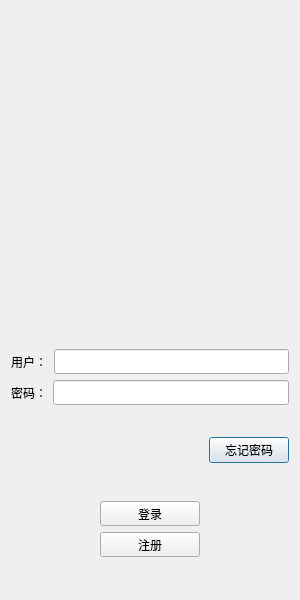
<?xml version="1.0" encoding="UTF-8"?>
<ui version="4.0">
 <class>LoginDialog</class>
 <widget class="QDialog" name="LoginDialog">
  <property name="geometry">
    <rect>
     <x>0</x>
     <y>0</y>
     <width>300</width>
     <height>600</height>
    </rect>
  </property>
  <property name="minimumSize">
   <size>
     <width>300</width>
     <height>600</height>
   </size>
  </property>
  <property name="maximumSize">
   <size>
     <width>499</width>
     <height>759</height>
   </size>
  </property>
  <property name="windowTitle">
   <string>Dialog</string>
  </property>
   <layout class="QVBoxLayout" name="verticalLayout_2">
   <item>
    <layout class="QHBoxLayout" name="horizontalLayout_2">
     <item>
      <widget class="QLabel" name="icon_label">
       <property name="minimumSize">
        <size>
         <width>0</width>
          <height>300</height>
        </size>
       </property>
       <property name="maximumSize">
        <size>
         <width>16777215</width>
          <height>300</height>
        </size>
       </property>
       <property name="text">
        <string/>
       </property>
       <property name="pixmap">
        <pixmap resource="res.qrc">:/icon/use.ico</pixmap>
      </property>
      <property name="scaledContents">
       <bool>true</bool>
      </property>
       <property name="alignment">
        <set>Qt::AlignmentFlag::AlignCenter</set>
       </property>
      </widget>
     </item>
    </layout>
   </item>
   <item>
    <spacer name="verticalSpacer_3">
     <property name="orientation">
      <enum>Qt::Orientation::Vertical</enum>
     </property>
     <property name="sizeHint" stdset="0">
       <size>
        <width>20</width>
        <height>40</height>
       </size>
     </property>
    </spacer>
   </item>
   <item>
    <layout class="QHBoxLayout" name="horizontalLayout">
     <property name="spacing">
      <number>7</number>
     </property>
     <item>
      <widget class="QLabel" name="user_label">
       <property name="text">
         <string>用户：</string>
       </property>
      </widget>
     </item>
     <item>
      <widget class="QLineEdit" name="user_edit">
       <property name="minimumSize">
        <size>
          <width>0</width>
          <height>25</height>
        </size>
       </property>
       <property name="maximumSize">
        <size>
          <width>16777215</width>
          <height>25</height>
        </size>
       </property>
       </widget>
     </item>
    </layout>
   </item>
   <item>
    <layout class="QHBoxLayout" name="horizontalLayout_3">
     <item>
      <widget class="QLabel" name="pass_label">
       <property name="text">
         <string>密码：</string>
       </property>
      </widget>
     </item>
     <item>
      <widget class="QLineEdit" name="pass_edit">
       <property name="minimumSize">
        <size>
          <width>0</width>
          <height>25</height>
        </size>
       </property>
       <property name="maximumSize">
        <size>
          <width>16777215</width>
          <height>25</height>
        </size>
       </property>
       </widget>
     </item>
    </layout>
   </item>
   <item>
    <widget class="QLabel" name="error_label">
     <property name="minimumSize">
      <size>
       <width>0</width>
       <height>20</height>
      </size>
     </property>
     <property name="text">
      <string/>
     </property>
     <property name="alignment">
      <set>Qt::AlignmentFlag::AlignCenter</set>
     </property>
    </widget>
   </item>
   <item>
    <layout class="QHBoxLayout" name="horizontalLayout_4">
     <item>
      <spacer name="horizontalSpacer">
       <property name="orientation">
        <enum>Qt::Orientation::Horizontal</enum>
       </property>
       <property name="sizeHint" stdset="0">
        <size>
          <width>40</width>
          <height>20</height>
        </size>
       </property>
      </spacer>
     </item>
     <item>
      <widget class="QPushButton" name="forget_btn">
       <property name="text">
        <string>忘记密码</string>
       </property>
      </widget>
     </item>
    </layout>
   </item>
   <item>
    <spacer name="verticalSpacer">
     <property name="orientation">
      <enum>Qt::Orientation::Vertical</enum>
     </property>
     <property name="sizeHint" stdset="0">
      <size>
       <width>20</width>
        <height>40</height>
      </size>
     </property>
    </spacer>
   </item>
   <item>
    <layout class="QHBoxLayout" name="horizontalLayout_6">
     <item>
      <spacer name="horizontalSpacer_2">
       <property name="orientation">
        <enum>Qt::Orientation::Horizontal</enum>
       </property>
       <property name="sizeHint" stdset="0">
        <size>
          <width>40</width>
          <height>8</height>
        </size>
       </property>
      </spacer>
     </item>
     <item>
      <widget class="QPushButton" name="LoginButton">
       <property name="minimumSize">
        <size>
          <width>100</width>
          <height>25</height>
        </size>
       </property>
       <property name="maximumSize">
        <size>
          <width>100</width>
          <height>25</height>
        </size>
       </property>
       <property name="text">
        <string>登录</string>
       </property>
      </widget>
     </item>
     <item>
      <spacer name="horizontalSpacer_3">
       <property name="orientation">
        <enum>Qt::Orientation::Horizontal</enum>
       </property>
       <property name="sizeHint" stdset="0">
        <size>
         <width>40</width>
         <height>20</height>
        </size>
       </property>
      </spacer>
     </item>
    </layout>
   </item>
   <item>
    <layout class="QHBoxLayout" name="horizontalLayout_7">
     <item>
      <spacer name="horizontalSpacer_4">
       <property name="orientation">
        <enum>Qt::Orientation::Horizontal</enum>
       </property>
       <property name="sizeHint" stdset="0">
        <size>
         <width>40</width>
         <height>20</height>
        </size>
       </property>
      </spacer>
     </item>
     <item>
      <widget class="QPushButton" name="reg_Button">
       <property name="minimumSize">
        <size>
          <width>100</width>
          <height>25</height>
        </size>
       </property>
       <property name="maximumSize">
        <size>
          <width>100</width>
          <height>25</height>
        </size>
       </property>
       <property name="text">
        <string>注册</string>
       </property>
      </widget>
     </item>
     <item>
      <spacer name="horizontalSpacer_5">
       <property name="orientation">
        <enum>Qt::Orientation::Horizontal</enum>
       </property>
       <property name="sizeHint" stdset="0">
        <size>
         <width>40</width>
         <height>20</height>
        </size>
       </property>
      </spacer>
     </item>
    </layout>
   </item>
   <item>
    <spacer name="verticalSpacer_2">
     <property name="orientation">
      <enum>Qt::Orientation::Vertical</enum>
     </property>
     <property name="sizeHint" stdset="0">
      <size>
       <width>20</width>
       <height>40</height>
      </size>
     </property>
    </spacer>
   </item>
  </layout>
 </widget>
 <resources>
  <include location="res.qrc"/>
 </resources>
 <connections/>
</ui>
